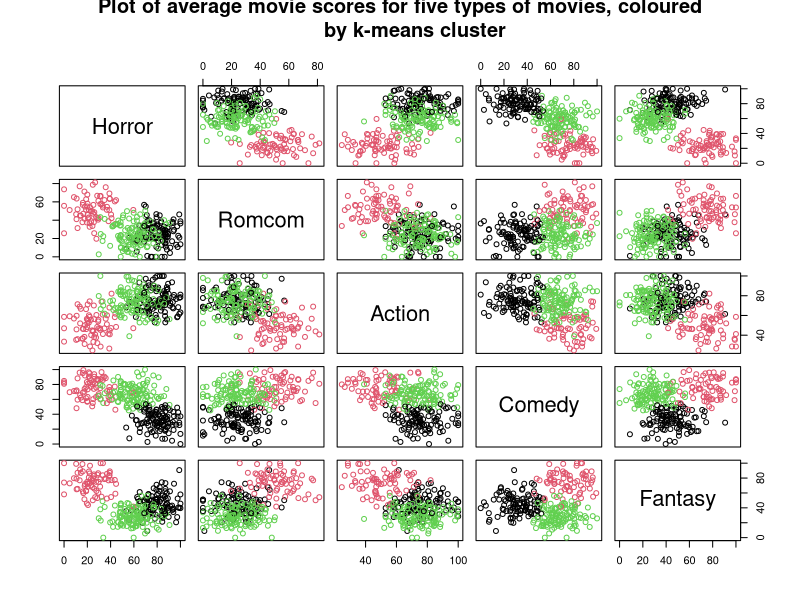
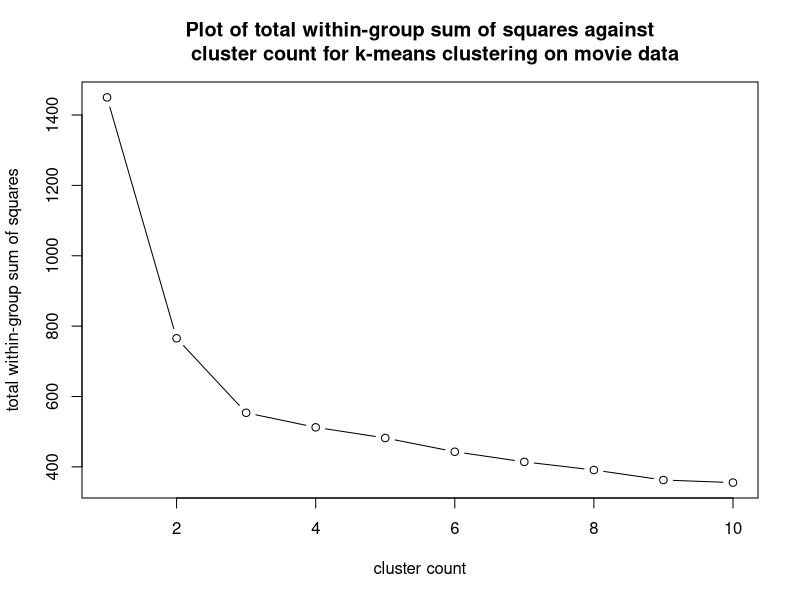

Write R code to recreate these figures, in order.
#------------------------------------------------------------------------------------
# i)
#------------------------------------------------------------------------------------

# a)

movie.data <- read.csv("movie.data.csv")
head(movie.data)

(centres <- sapply(1:3, function(i) {colMeans(movie.data[movie.data$Cluster == i, 1:5])}))

colnames(centres) <- paste("centres.", 1:3, sep = "")
centres

# b)

euc.dist = function(x1, x2){
  sqrt(sum((x1 - x2)^2))
}

movie.data$dist_1 <- apply(movie.data, 1, function(row) {euc.dist(row[1:5], centres[,"centres.1"])})

# c)
movie.data$dist_2 <- apply(movie.data, 1, function(row) {euc.dist(row[1:5], centres[,"centres.2"])})

# d)
movie.data$dist_3 <- apply(movie.data, 1, function(row) {euc.dist(row[1:5], centres[,"centres.3"])})

head(movie.data)

#------------------------------------------------------------------------------------
# ii)
#------------------------------------------------------------------------------------

# a)

movie.data$Updated <- apply(movie.data[, c("dist_1", "dist_2", "dist_3")], 1, which.min)

# movie.data$Updated <- ifelse(
#   movie.data$dist_1 < movie.data$dist_2 &
#     movie.data$dist_1 < movie.data$dist_3,
#   1, ifelse(movie.data$dist_2 < movie.data$dist_3, 2, 3))

which(movie.data$Cluster != movie.data$Updated)

# b)
movie.data[264, ]

# movie.data$Updated[264]

# c)

new.centres <- sapply(1:3, function(i) {colMeans(movie.data[movie.data$Updated == i, 1:5])})
colnames(new.centres) <- paste("centres.", 1:3, sep = "")
new.centres

# d)

movie.data$dist_1_new <- apply(movie.data, 1, function(row) {euc.dist(row[1:5], new.centres[,"centres.1"])})
movie.data$dist_2_new <- apply(movie.data, 1, function(row) {euc.dist(row[1:5], new.centres[,"centres.2"])})
movie.data$dist_3_new <- apply(movie.data, 1, function(row) {euc.dist(row[1:5], new.centres[,"centres.3"])})

movie.data$New.cluster <- apply(movie.data[, c("dist_1_new", "dist_2_new", "dist_3_new")], 1, which.min)

which(movie.data$Updated != movie.data$New.cluster)

# which(movie.data$Updated != movie.data$test)

# check the number that match instead:
# sum(movie.data$Updated == movie.data$New.cluster)
# nrow(movie.data)

#------------------------------------------------------------------------------------
# iii)
#------------------------------------------------------------------------------------

# a)
set.seed(6)
(kmeans1 <- kmeans(scale(movie.data[, 1:5]), 3))

# b)

kmeans1$centers

sapply(1:3, function(i) {colMeans(movie.data[kmeans1$cluster == i, 1:5])})

#------------------------------------------------------------------------------------
# v)
#------------------------------------------------------------------------------------

plot(movie.data[, 1:5], col = kmeans1$cluster, 
     main = "Plot of average movie scores for five types of movies, coloured
     by k-means cluster")

#------------------------------------------------------------------------------------
# vi)


# a)
tot.withinss <- numeric(10)

for(i in 1:10){
  set.seed(6)
  tot.withinss[i] <- kmeans(scale(movie.data[, 1:5]), i)$tot.withinss
}

# b)
plot(1:10, tot.withinss, 
     main = "Plot of total within-group sum of squares against
     cluster count for k-means clustering on movie data",
     xlab = "cluster count",
     ylab = "total within-group sum of squares",
     type = "b")